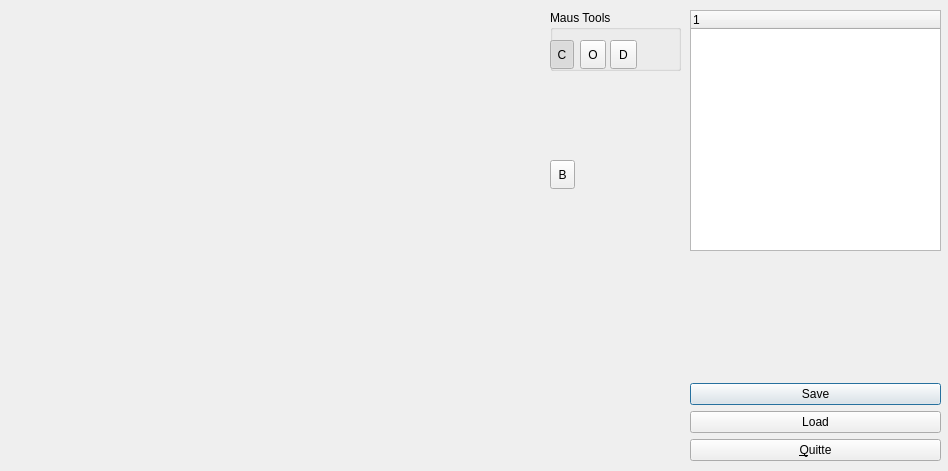
<?xml version="1.0" encoding="UTF-8"?>
<ui version="4.0">
 <class>mainWindow</class>
 <widget class="QDialog" name="mainWindow">
  <property name="geometry">
   <rect>
    <x>0</x>
    <y>0</y>
    <width>948</width>
    <height>471</height>
   </rect>
  </property>
  <property name="windowTitle">
   <string>Echtzeit-Terraineditor</string>
  </property>
  <widget class="glWidget" name="widget" native="true">
   <property name="geometry">
    <rect>
     <x>10</x>
     <y>10</y>
     <width>531</width>
     <height>451</height>
    </rect>
   </property>
   <property name="sizePolicy">
    <sizepolicy hsizetype="Expanding" vsizetype="Preferred">
     <horstretch>0</horstretch>
     <verstretch>0</verstretch>
    </sizepolicy>
   </property>
  </widget>
  <widget class="QTreeWidget" name="treeWidget">
   <property name="geometry">
    <rect>
     <x>690</x>
     <y>10</y>
     <width>251</width>
     <height>241</height>
    </rect>
   </property>
   <column>
    <property name="text">
     <string notr="true">1</string>
    </property>
   </column>
  </widget>
  <widget class="QWidget" name="layoutWidget">
   <property name="geometry">
    <rect>
     <x>690</x>
     <y>260</y>
     <width>251</width>
     <height>201</height>
    </rect>
   </property>
   <layout class="QVBoxLayout" name="verticalLayout">
    <item>
     <spacer name="verticalSpacer">
      <property name="orientation">
       <enum>Qt::Vertical</enum>
      </property>
      <property name="sizeHint" stdset="0">
       <size>
        <width>20</width>
        <height>40</height>
       </size>
      </property>
     </spacer>
    </item>
    <item>
     <widget class="QPushButton" name="save">
      <property name="text">
       <string>Save</string>
      </property>
     </widget>
    </item>
    <item>
     <widget class="QPushButton" name="load">
      <property name="text">
       <string>Load</string>
      </property>
     </widget>
    </item>
    <item>
     <widget class="QPushButton" name="quit">
      <property name="text">
       <string>&amp;Quitte</string>
      </property>
     </widget>
    </item>
   </layout>
  </widget>
  <widget class="QToolButton" name="createbutton">
   <property name="geometry">
    <rect>
     <x>550</x>
     <y>160</y>
     <width>25</width>
     <height>29</height>
    </rect>
   </property>
   <property name="text">
    <string>B</string>
   </property>
   <property name="checkable">
    <bool>false</bool>
   </property>
  </widget>
  <widget class="QGroupBox" name="groupBox">
   <property name="geometry">
    <rect>
     <x>550</x>
     <y>10</y>
     <width>131</width>
     <height>61</height>
    </rect>
   </property>
   <property name="title">
    <string>Maus Tools</string>
   </property>
   <widget class="QToolButton" name="cambutton">
    <property name="geometry">
     <rect>
      <x>0</x>
      <y>30</y>
      <width>24</width>
      <height>29</height>
     </rect>
    </property>
    <property name="text">
     <string>C</string>
    </property>
    <property name="checkable">
     <bool>true</bool>
    </property>
    <property name="checked">
     <bool>true</bool>
    </property>
    <property name="autoExclusive">
     <bool>true</bool>
    </property>
   </widget>
   <widget class="QToolButton" name="objectbutton">
    <property name="geometry">
     <rect>
      <x>30</x>
      <y>30</y>
      <width>26</width>
      <height>29</height>
     </rect>
    </property>
    <property name="text">
     <string>O</string>
    </property>
    <property name="checkable">
     <bool>true</bool>
    </property>
    <property name="autoExclusive">
     <bool>true</bool>
    </property>
   </widget>
   <widget class="QToolButton" name="toolButton">
    <property name="geometry">
     <rect>
      <x>60</x>
      <y>30</y>
      <width>27</width>
      <height>29</height>
     </rect>
    </property>
    <property name="text">
     <string>D</string>
    </property>
    <property name="checkable">
     <bool>true</bool>
    </property>
    <property name="checked">
     <bool>false</bool>
    </property>
    <property name="autoExclusive">
     <bool>true</bool>
    </property>
   </widget>
  </widget>
 </widget>
 <customwidgets>
  <customwidget>
   <class>glWidget</class>
   <extends>QWidget</extends>
   <header>glwidget.h</header>
   <container>1</container>
   <slots>
    <slot>slot1()</slot>
   </slots>
  </customwidget>
 </customwidgets>
 <resources/>
 <connections>
  <connection>
   <sender>quit</sender>
   <signal>clicked()</signal>
   <receiver>mainWindow</receiver>
   <slot>close()</slot>
   <hints>
    <hint type="sourcelabel">
     <x>939</x>
     <y>459</y>
    </hint>
    <hint type="destinationlabel">
     <x>674</x>
     <y>450</y>
    </hint>
   </hints>
  </connection>
 </connections>
 <slots>
  <slot>slot1()</slot>
  <slot>slot2()</slot>
 </slots>
</ui>
